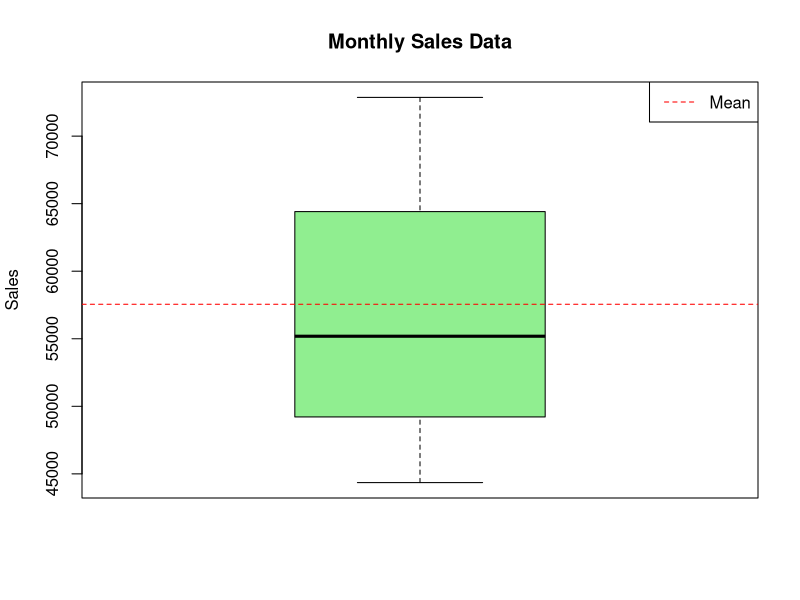

Write the R code that produced this figure.
# Generate random monthly sales data (e.g., 12 months)
set.seed(42)
monthly_sales <- rnorm(12, mean = 50000, sd = 10000)
png("test_scores_histogram.png", width = 800, height = 600)

# Create a boxplot
boxplot(monthly_sales, col = "lightgreen", main = "Monthly Sales Data",
        ylab = "Sales", outline = TRUE)

# Add a horizontal line for the mean
abline(h = mean(monthly_sales), col = "red", lty = 2)
legend("topright", legend = "Mean", col = "red", lty = 2)
